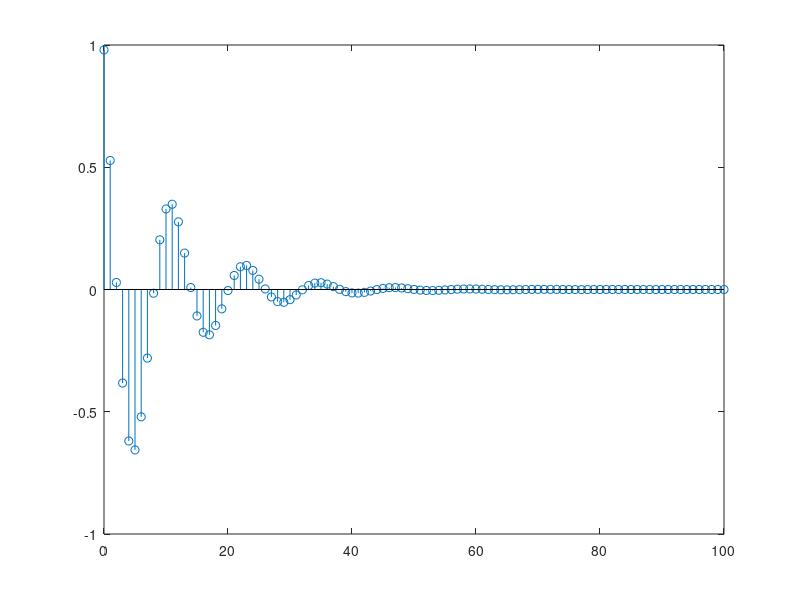
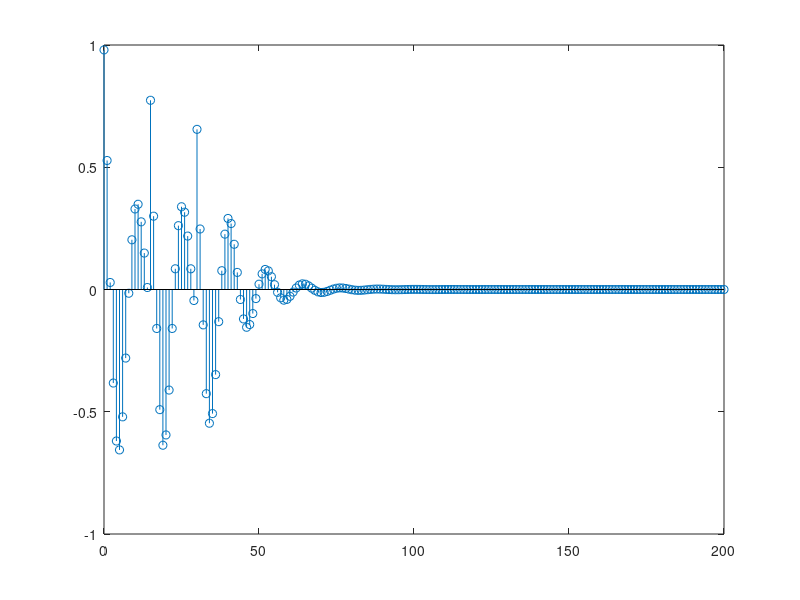
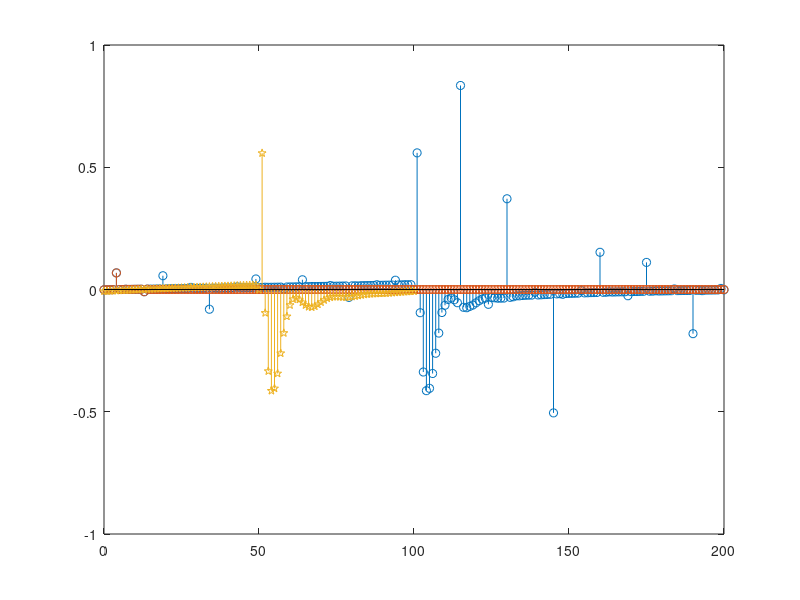

Write the MATLAB code that produced these figures, in order. (Note: this script raises an error after producing the figures.)
clear;
clc;
close all;
%%
a = -10/(9*1i) + 0.98*exp(1i*pi/6)/1i;
b = 10/(9*1i) - 0.98*exp(-1i*pi/6)/1i;
n = 0:1:100;
x = a*power(0.9*exp(1i*pi/6),n)+b*power(0.9*exp(-1i*pi/6),n);
stem(n,x);
c0 = cceps(x);
%figure;
%stem(0:1:100,c0)
%%
h = zeros(1,101);
h(1) = 1;
h(16) = 0.9;
h(31) = 0.81;
%%
y = conv(x,h);
figure;
stem(0:1:200,y)
%%
c = cceps(y);
figure;
stem(0:1:200,c)
%%
%{
c1 = c;
for i = 1:200
if (mod(i,15) == 0)
    c1(1,i+1) = (c1(1,i) + c1(1,i+2))/2;
end
end
%}
%%

c1 = zeros(1,201);
c1(1:15) = c(1:15);

%%
%figure;
hold on;
stem(0:1:200,c1);
stem(0:1:100,c0,'p');
x1 = icceps(c1);

%{
for i = 10:1:100
c1(1:i) = c(1:i);
x1 = icceps(c1);
err(i-9) = sqrt(sum(abs(x-x1)));
end
%}
%plot(10:1:100,err);

figure;
stem(0:1:100,x1(1:101)); 
hold on; 
stem(0:1:100, x);
